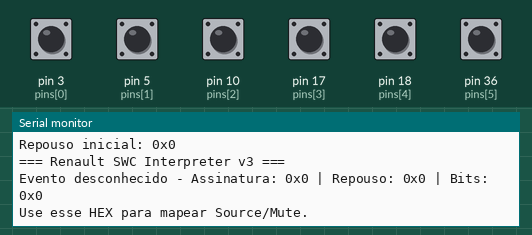
The sketch below on a simulated Arduino Mega 2560, built with avr-gcc and run on an emulated ATmega2560. Parts: the last lines printed to the serial monitor. Inputs (shaded band) come from the test bench; at power-on: pin 3 (pins[0]), pin 5 (pins[1]), pin 10 (pins[2]), pin 17 (pins[3]), pin 18 (pins[4]), pin 36 (pins[5]) HIGH.

Above: at 2.2 s.
2.3 s: pin 10 (pins[2]) pulled LOW for 1 s
At 4.1 s:
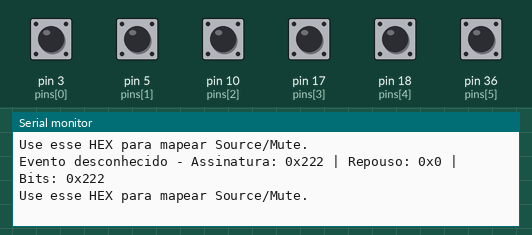
6.3 s: pin 3 (pins[0]) pulled LOW for 0.15 s
At 6.44 s:
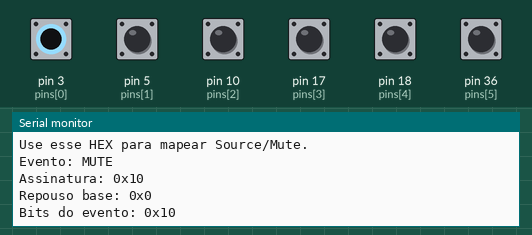
9.4 s: pin 3 (pins[0]) pulled LOW for 1 s
At 11.0 s:
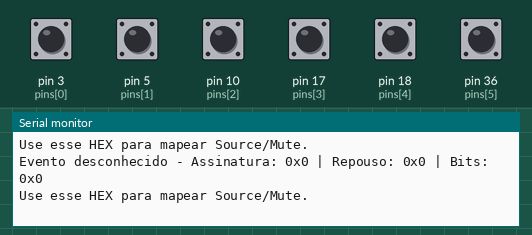
13.4 s: pin 5 (pins[1]) pulled LOW for 1 s
At 14.9 s:
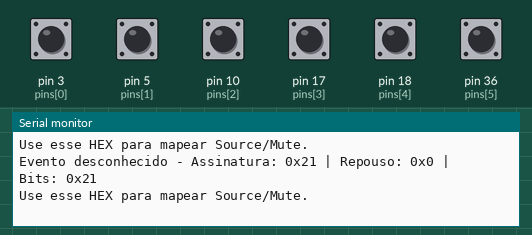
17.4 s: pin 5 (pins[1]) pulled LOW for 0.15 s
At 18.1 s:
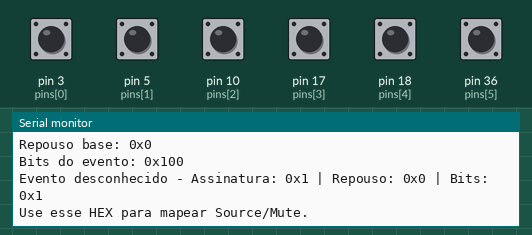
19.0 s: pin 17 (pins[3]) pulled LOW for 0.15 s
At 19.15 s:
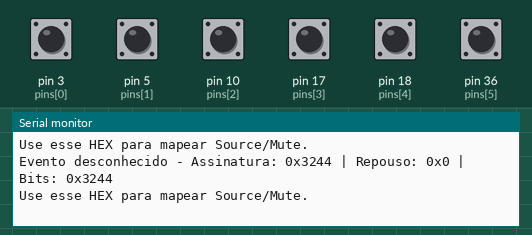
Timing chart, 0 to 21.6 s (numbered marks = the images above; inputs shaded):
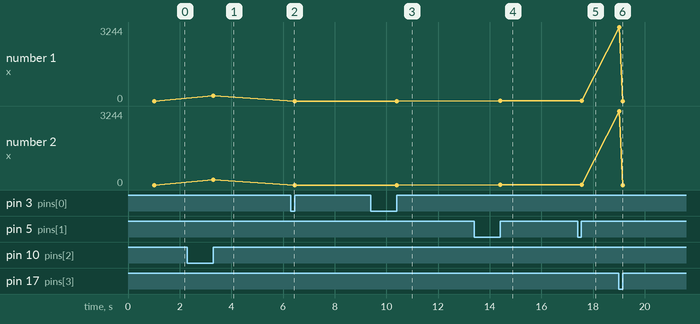

The sketch:

DebugButtons.ino
```cpp
const int pins[] = {3, 5, 10, 17, 18, 36};
const int N = 6;

uint16_t idleSig = 0;
uint16_t lastSig = 0xFFFF;
unsigned long lastEventTime = 0;

uint16_t scanSignature() {
  bool connected[N][N] = {};

  for (int drive = 0; drive < N; drive++) {
    for (int i = 0; i < N; i++) pinMode(pins[i], INPUT_PULLUP);

    pinMode(pins[drive], OUTPUT);
    digitalWrite(pins[drive], LOW);
    delayMicroseconds(1500);

    for (int read = 0; read < N; read++) {
      if (read == drive) continue;

      if (digitalRead(pins[read]) == LOW) {
        int a = min(drive, read);
        int b = max(drive, read);
        connected[a][b] = true;
      }
    }

    pinMode(pins[drive], INPUT_PULLUP);
  }

  uint16_t sig = 0;
  int idx = 0;

  for (int i = 0; i < N; i++) {
    for (int j = i + 1; j < N; j++, idx++) {
      if (connected[i][j]) sig |= (1 << idx);
    }
  }

  return sig;
}

bool isIdleState(uint16_t sig) {
  return sig == 0x200 || sig == 0x400 || sig == 0x800;
}

void printEvent(const char* eventName, uint16_t sig, uint16_t idle, uint16_t eventBits) {
  Serial.print("Evento: ");
  Serial.println(eventName);

  Serial.print("Assinatura: 0x");
  Serial.println(sig, HEX);

  Serial.print("Repouso base: 0x");
  Serial.println(idle, HEX);

  Serial.print("Bits do evento: 0x");
  Serial.println(eventBits, HEX);

  Serial.println();
}

void setup() {
  Serial.begin(115200);
  delay(1000);

  idleSig = scanSignature();

  Serial.print("Repouso inicial: 0x");
  Serial.println(idleSig, HEX);

  Serial.println("=== Renault SWC Interpreter v3 ===");
}

void loop() {
  uint16_t sig = scanSignature();

  if (isIdleState(sig)) {
    if (sig != idleSig) {
      idleSig = sig;
      Serial.print("Roda / novo repouso: 0x");
      Serial.println(idleSig, HEX);
    }

    lastSig = sig;
    delay(10);
    return;
  }

  uint16_t eventBits = sig & ~idleSig;

  if (sig != lastSig && millis() - lastEventTime > 120) {

  if (eventBits == 0x100 || eventBits == 0x120) {
    printEvent("VOL+", sig, idleSig, eventBits);

  } else if (eventBits == 0x080 || eventBits == 0x0A0) {
    printEvent("VOL-", sig, idleSig, eventBits);

  } else if (eventBits == 0x040 || eventBits == 0x060) {
    printEvent("POWER", sig, idleSig, eventBits);

  } else if (eventBits == 0x008 || eventBits == 0x00A) {
    printEvent("SOURCE L", sig, idleSig, eventBits);

  } else if (eventBits == 0x004 || eventBits == 0x006) {
    printEvent("SOURCE R", sig, idleSig, eventBits);

  } else if (eventBits == 0x010 || eventBits == 0x012) {
    printEvent("MUTE", sig, idleSig, eventBits);

    } else {
      Serial.print("Evento desconhecido - Assinatura: 0x");
      Serial.print(sig, HEX);
      Serial.print(" | Repouso: 0x");
      Serial.print(idleSig, HEX);
      Serial.print(" | Bits: 0x");
      Serial.println(eventBits, HEX);

      Serial.println("Use esse HEX para mapear Source/Mute.");
      Serial.println();
    }

    lastEventTime = millis();
  }

  lastSig = sig;
  delay(10);
}
```

Measured:
- after the input at 2.3 s, the serial monitor: prints a new line at once (image 1)
- after the input at 6.3 s, the serial monitor: prints a new line at once (image 2)
- after the input at 9.4 s, the serial monitor: prints a new line at once (image 3)
- after the input at 13.4 s, the serial monitor: prints a new line at once (image 4)
- after the input at 17.4 s, the serial monitor: prints a new line at once (image 5)
- after the input at 19.0 s, the serial monitor: prints a new line at once (image 6)
- plotted number 1: 0 → 222 after the input at 2.3 s, 0 → 21 after the input at 13.4 s, 21 → 1 after the input at 17.4 s
- plotted number 2: 0 → 222 after the input at 2.3 s, 0 → 21 after the input at 13.4 s, 21 → 1 after the input at 17.4 s
